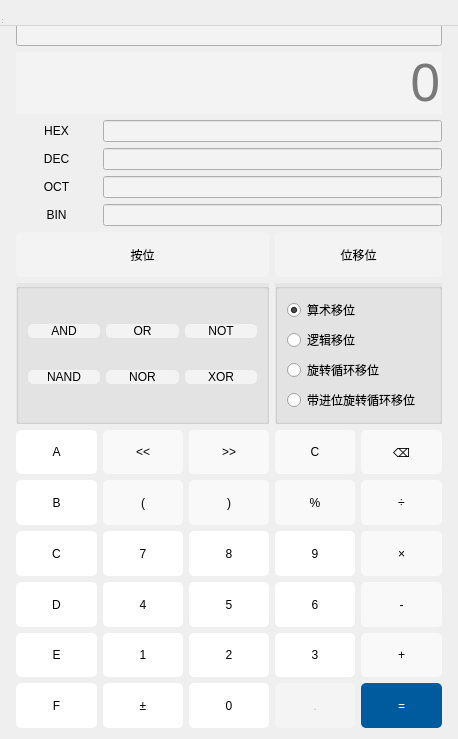
<?xml version="1.0" encoding="UTF-8"?>
<ui version="4.0">
 <class>ProgrammerCalculator</class>
 <widget class="QWidget" name="ProgrammerCalculator">
  <property name="geometry">
   <rect>
    <x>0</x>
    <y>0</y>
    <width>458</width>
    <height>739</height>
   </rect>
  </property>
  <property name="windowTitle">
   <string>程序员</string>
  </property>
  <property name="styleSheet">
   <string notr="true">QPushButton{
	font: 16pt &quot;Arial&quot;;
	border-radius:5px
}
QPushButton:hover{
	font: 18pt &quot;Arial&quot;;
}
QGroupBox{
	background-color: rgb(230, 230, 230);
}
QLineEdit{
	background-color:rgb(243, 243, 243);

}
#btnHEX{
	border-radius:none
}
#btnDEC{
	border-radius:none
}#btnOCT{
	border-radius:none
}
#btnBIN{
	border-radius:none
}</string>
  </property>
  <layout class="QGridLayout" name="gridLayout_4">
   <item row="0" column="0">
    <layout class="QGridLayout" name="gridLayout">
     <property name="leftMargin">
      <number>5</number>
     </property>
     <property name="topMargin">
      <number>5</number>
     </property>
     <property name="rightMargin">
      <number>5</number>
     </property>
     <property name="bottomMargin">
      <number>0</number>
     </property>
     <item row="0" column="0">
      <layout class="QGridLayout" name="gridLayout_2">
       <property name="sizeConstraint">
        <enum>QLayout::SetDefaultConstraint</enum>
       </property>
       <item row="13" column="4">
        <widget class="QPushButton" name="btnDivide">
         <property name="sizePolicy">
          <sizepolicy hsizetype="Preferred" vsizetype="Preferred">
           <horstretch>0</horstretch>
           <verstretch>0</verstretch>
          </sizepolicy>
         </property>
         <property name="styleSheet">
          <string notr="true">QPushButton:hover{
	background-color: rgb(246, 246, 246);
font: 30pt &quot;Arial&quot;;
}
QPushButton:!hover{
	background-color:rgb(249, 249, 249);
	font: 24pt &quot;Arial&quot;;
}</string>
         </property>
         <property name="text">
          <string>÷</string>
         </property>
         <property name="default">
          <bool>false</bool>
         </property>
         <property name="flat">
          <bool>false</bool>
         </property>
        </widget>
       </item>
       <item row="11" column="0">
        <widget class="QPushButton" name="btnNumA">
         <property name="sizePolicy">
          <sizepolicy hsizetype="Preferred" vsizetype="Preferred">
           <horstretch>0</horstretch>
           <verstretch>0</verstretch>
          </sizepolicy>
         </property>
         <property name="styleSheet">
          <string notr="true">QPushButton:hover{
	background-color: rgb(252, 252, 252);
}
QPushButton:!hover{
	background-color:rgb(255, 255, 255);
}</string>
         </property>
         <property name="text">
          <string>A</string>
         </property>
         <property name="default">
          <bool>false</bool>
         </property>
         <property name="flat">
          <bool>false</bool>
         </property>
        </widget>
       </item>
       <item row="17" column="2">
        <widget class="QPushButton" name="btnNum0">
         <property name="sizePolicy">
          <sizepolicy hsizetype="Preferred" vsizetype="Preferred">
           <horstretch>0</horstretch>
           <verstretch>0</verstretch>
          </sizepolicy>
         </property>
         <property name="styleSheet">
          <string notr="true">QPushButton:hover{
	background-color: rgb(252, 252, 252);
}
QPushButton:!hover{
	background-color:rgb(255, 255, 255);
}</string>
         </property>
         <property name="text">
          <string>0</string>
         </property>
         <property name="default">
          <bool>false</bool>
         </property>
         <property name="flat">
          <bool>false</bool>
         </property>
        </widget>
       </item>
       <item row="13" column="1">
        <widget class="QPushButton" name="btnLeftBracket">
         <property name="sizePolicy">
          <sizepolicy hsizetype="Preferred" vsizetype="Preferred">
           <horstretch>0</horstretch>
           <verstretch>0</verstretch>
          </sizepolicy>
         </property>
         <property name="styleSheet">
          <string notr="true">QPushButton:hover{
	background-color: rgb(246, 246, 246);
}
QPushButton:!hover{
	background-color:rgb(249, 249, 249);
	font: 12pt &quot;Arial&quot;;
}</string>
         </property>
         <property name="text">
          <string>(</string>
         </property>
         <property name="default">
          <bool>false</bool>
         </property>
         <property name="flat">
          <bool>false</bool>
         </property>
        </widget>
       </item>
       <item row="3" column="1" colspan="4">
        <widget class="QLineEdit" name="lineEditHEX">
         <property name="enabled">
          <bool>false</bool>
         </property>
        </widget>
       </item>
       <item row="17" column="4">
        <widget class="QPushButton" name="btnEqual">
         <property name="sizePolicy">
          <sizepolicy hsizetype="Preferred" vsizetype="Preferred">
           <horstretch>0</horstretch>
           <verstretch>0</verstretch>
          </sizepolicy>
         </property>
         <property name="styleSheet">
          <string notr="true">QPushButton:hover{
	background-color: rgb(25, 106, 167);
	font: 30pt &quot;Arial&quot;;
}
QPushButton:!hover{
	background-color:rgb(0, 90, 158);
	color:rgb(255,255,255);
	font: 25pt &quot;Arial&quot;;
}</string>
         </property>
         <property name="text">
          <string>=</string>
         </property>
         <property name="checkable">
          <bool>false</bool>
         </property>
         <property name="autoDefault">
          <bool>false</bool>
         </property>
         <property name="default">
          <bool>false</bool>
         </property>
         <property name="flat">
          <bool>false</bool>
         </property>
        </widget>
       </item>
       <item row="15" column="1">
        <widget class="QPushButton" name="btnNum4">
         <property name="sizePolicy">
          <sizepolicy hsizetype="Preferred" vsizetype="Preferred">
           <horstretch>0</horstretch>
           <verstretch>0</verstretch>
          </sizepolicy>
         </property>
         <property name="styleSheet">
          <string notr="true">QPushButton:hover{
	background-color: rgb(252, 252, 252);
}
QPushButton:!hover{
	background-color:rgb(255, 255, 255);
}</string>
         </property>
         <property name="text">
          <string>4</string>
         </property>
         <property name="default">
          <bool>false</bool>
         </property>
         <property name="flat">
          <bool>false</bool>
         </property>
        </widget>
       </item>
       <item row="15" column="3">
        <widget class="QPushButton" name="btnNum6">
         <property name="sizePolicy">
          <sizepolicy hsizetype="Preferred" vsizetype="Preferred">
           <horstretch>0</horstretch>
           <verstretch>0</verstretch>
          </sizepolicy>
         </property>
         <property name="styleSheet">
          <string notr="true">QPushButton:hover{
	background-color: rgb(252, 252, 252);
}
QPushButton:!hover{
	background-color:rgb(255, 255, 255);
}</string>
         </property>
         <property name="text">
          <string>6</string>
         </property>
         <property name="default">
          <bool>false</bool>
         </property>
         <property name="flat">
          <bool>false</bool>
         </property>
        </widget>
       </item>
       <item row="13" column="0">
        <widget class="QPushButton" name="btnNumB">
         <property name="sizePolicy">
          <sizepolicy hsizetype="Preferred" vsizetype="Preferred">
           <horstretch>0</horstretch>
           <verstretch>0</verstretch>
          </sizepolicy>
         </property>
         <property name="styleSheet">
          <string notr="true">QPushButton:hover{
	background-color: rgb(252, 252, 252);
}
QPushButton:!hover{
	background-color:rgb(255, 255, 255);
}</string>
         </property>
         <property name="text">
          <string>B</string>
         </property>
         <property name="default">
          <bool>false</bool>
         </property>
         <property name="flat">
          <bool>false</bool>
         </property>
        </widget>
       </item>
       <item row="11" column="2">
        <widget class="QPushButton" name="btnRightShift">
         <property name="sizePolicy">
          <sizepolicy hsizetype="Preferred" vsizetype="Preferred">
           <horstretch>0</horstretch>
           <verstretch>0</verstretch>
          </sizepolicy>
         </property>
         <property name="styleSheet">
          <string notr="true">QPushButton:hover{
	background-color: rgb(246, 246, 246);
}
QPushButton:!hover{
	background-color:rgb(249, 249, 249);
	font: 12pt &quot;Arial&quot;;
}</string>
         </property>
         <property name="text">
          <string>&gt;&gt;</string>
         </property>
         <property name="default">
          <bool>false</bool>
         </property>
         <property name="flat">
          <bool>false</bool>
         </property>
        </widget>
       </item>
       <item row="17" column="1">
        <widget class="QPushButton" name="btnSign">
         <property name="sizePolicy">
          <sizepolicy hsizetype="Preferred" vsizetype="Preferred">
           <horstretch>0</horstretch>
           <verstretch>0</verstretch>
          </sizepolicy>
         </property>
         <property name="styleSheet">
          <string notr="true">QPushButton:hover{
	background-color: rgb(252, 252, 252);
}
QPushButton:!hover{
	background-color:rgb(255, 255, 255);
}</string>
         </property>
         <property name="text">
          <string>±</string>
         </property>
         <property name="default">
          <bool>false</bool>
         </property>
         <property name="flat">
          <bool>false</bool>
         </property>
        </widget>
       </item>
       <item row="13" column="2">
        <widget class="QPushButton" name="btnRightBracket">
         <property name="sizePolicy">
          <sizepolicy hsizetype="Preferred" vsizetype="Preferred">
           <horstretch>0</horstretch>
           <verstretch>0</verstretch>
          </sizepolicy>
         </property>
         <property name="styleSheet">
          <string notr="true">QPushButton:hover{
	background-color: rgb(246, 246, 246);
}
QPushButton:!hover{
	background-color:rgb(249, 249, 249);
	font: 12pt &quot;Arial&quot;;
}</string>
         </property>
         <property name="text">
          <string>)</string>
         </property>
         <property name="default">
          <bool>false</bool>
         </property>
         <property name="flat">
          <bool>false</bool>
         </property>
        </widget>
       </item>
       <item row="17" column="0">
        <widget class="QPushButton" name="btnNumF">
         <property name="sizePolicy">
          <sizepolicy hsizetype="Preferred" vsizetype="Preferred">
           <horstretch>0</horstretch>
           <verstretch>0</verstretch>
          </sizepolicy>
         </property>
         <property name="styleSheet">
          <string notr="true">QPushButton:hover{
	background-color: rgb(252, 252, 252);
}
QPushButton:!hover{
	background-color:rgb(255, 255, 255);
}</string>
         </property>
         <property name="text">
          <string>F</string>
         </property>
         <property name="default">
          <bool>false</bool>
         </property>
         <property name="flat">
          <bool>false</bool>
         </property>
        </widget>
       </item>
       <item row="9" column="0" colspan="3">
        <widget class="QGroupBox" name="groupBoxBitwise">
         <property name="title">
          <string/>
         </property>
         <layout class="QGridLayout" name="gridLayout_3">
          <item row="1" column="0">
           <layout class="QHBoxLayout" name="horizontalLayout_2">
            <item>
             <widget class="QPushButton" name="btnNAND">
              <property name="styleSheet">
               <string notr="true">QPushButton:hover{
	background-color: rgb(238, 238, 238);
	font: 15pt &quot;Arial&quot;;
}
QPushButton:!hover{
	background-color:rgb(243, 243, 243);
	font: 15pt &quot;Arial&quot;;
}</string>
              </property>
              <property name="text">
               <string>NAND</string>
              </property>
             </widget>
            </item>
            <item>
             <widget class="QPushButton" name="btnNOR">
              <property name="styleSheet">
               <string notr="true">QPushButton:hover{
	background-color: rgb(238, 238, 238);
	font: 15pt &quot;Arial&quot;;
}
QPushButton:!hover{
	background-color:rgb(243, 243, 243);
	font: 15pt &quot;Arial&quot;;
}</string>
              </property>
              <property name="text">
               <string>NOR</string>
              </property>
             </widget>
            </item>
            <item>
             <widget class="QPushButton" name="btnXOR">
              <property name="styleSheet">
               <string notr="true">QPushButton:hover{
	background-color: rgb(238, 238, 238);
	font: 15pt &quot;Arial&quot;;
}
QPushButton:!hover{
	background-color:rgb(243, 243, 243);
	font: 15pt &quot;Arial&quot;;
}</string>
              </property>
              <property name="text">
               <string>XOR</string>
              </property>
             </widget>
            </item>
           </layout>
          </item>
          <item row="0" column="0">
           <layout class="QHBoxLayout" name="horizontalLayout">
            <item>
             <widget class="QPushButton" name="btnAND">
              <property name="styleSheet">
               <string notr="true">QPushButton:hover{
	background-color: rgb(238, 238, 238);
	font: 15pt &quot;Arial&quot;;
}
QPushButton:!hover{
	background-color:rgb(243, 243, 243);
	font: 15pt &quot;Arial&quot;;
}</string>
              </property>
              <property name="text">
               <string>AND</string>
              </property>
             </widget>
            </item>
            <item>
             <widget class="QPushButton" name="btnOR">
              <property name="styleSheet">
               <string notr="true">QPushButton:hover{
	background-color: rgb(238, 238, 238);
	font: 15pt &quot;Arial&quot;;
}
QPushButton:!hover{
	background-color:rgb(243, 243, 243);
	font: 15pt &quot;Arial&quot;;
}</string>
              </property>
              <property name="text">
               <string>OR</string>
              </property>
             </widget>
            </item>
            <item>
             <widget class="QPushButton" name="btnNOT">
              <property name="styleSheet">
               <string notr="true">QPushButton:hover{
	background-color: rgb(238, 238, 238);
	font: 15pt &quot;Arial&quot;;
}
QPushButton:!hover{
	background-color:rgb(243, 243, 243);
	font: 15pt &quot;Arial&quot;;
}</string>
              </property>
              <property name="text">
               <string>NOT</string>
              </property>
             </widget>
            </item>
           </layout>
          </item>
         </layout>
        </widget>
       </item>
       <item row="5" column="1" colspan="4">
        <widget class="QLineEdit" name="lineEditOCT">
         <property name="enabled">
          <bool>false</bool>
         </property>
        </widget>
       </item>
       <item row="15" column="2">
        <widget class="QPushButton" name="btnNum5">
         <property name="sizePolicy">
          <sizepolicy hsizetype="Preferred" vsizetype="Preferred">
           <horstretch>0</horstretch>
           <verstretch>0</verstretch>
          </sizepolicy>
         </property>
         <property name="styleSheet">
          <string notr="true">QPushButton:hover{
	background-color: rgb(252, 252, 252);
}
QPushButton:!hover{
	background-color:rgb(255, 255, 255);
}</string>
         </property>
         <property name="text">
          <string>5</string>
         </property>
         <property name="default">
          <bool>false</bool>
         </property>
         <property name="flat">
          <bool>false</bool>
         </property>
        </widget>
       </item>
       <item row="11" column="1">
        <widget class="QPushButton" name="btnLeftShift">
         <property name="sizePolicy">
          <sizepolicy hsizetype="Preferred" vsizetype="Preferred">
           <horstretch>0</horstretch>
           <verstretch>0</verstretch>
          </sizepolicy>
         </property>
         <property name="styleSheet">
          <string notr="true">QPushButton:hover{
	background-color: rgb(246, 246, 246);
}
QPushButton:!hover{
	background-color:rgb(249, 249, 249);
	font: 12pt &quot;Arial&quot;;
}</string>
         </property>
         <property name="text">
          <string>&lt;&lt;</string>
         </property>
         <property name="default">
          <bool>false</bool>
         </property>
         <property name="flat">
          <bool>false</bool>
         </property>
        </widget>
       </item>
       <item row="13" column="3">
        <widget class="QPushButton" name="btnMod">
         <property name="sizePolicy">
          <sizepolicy hsizetype="Preferred" vsizetype="Preferred">
           <horstretch>0</horstretch>
           <verstretch>0</verstretch>
          </sizepolicy>
         </property>
         <property name="styleSheet">
          <string notr="true">QPushButton:hover{
	background-color: rgb(246, 246, 246);
}
QPushButton:!hover{
	background-color:rgb(249, 249, 249);
	font: 12pt &quot;Arial&quot;;
}</string>
         </property>
         <property name="text">
          <string>%</string>
         </property>
         <property name="default">
          <bool>false</bool>
         </property>
         <property name="flat">
          <bool>false</bool>
         </property>
        </widget>
       </item>
       <item row="14" column="3">
        <widget class="QPushButton" name="btnNum9">
         <property name="sizePolicy">
          <sizepolicy hsizetype="Preferred" vsizetype="Preferred">
           <horstretch>0</horstretch>
           <verstretch>0</verstretch>
          </sizepolicy>
         </property>
         <property name="styleSheet">
          <string notr="true">QPushButton:hover{
	background-color: rgb(252, 252, 252);
}
QPushButton:!hover{
	background-color:rgb(255, 255, 255);
}</string>
         </property>
         <property name="text">
          <string>9</string>
         </property>
         <property name="default">
          <bool>false</bool>
         </property>
         <property name="flat">
          <bool>false</bool>
         </property>
        </widget>
       </item>
       <item row="4" column="1" colspan="4">
        <widget class="QLineEdit" name="lineEditDEC">
         <property name="enabled">
          <bool>false</bool>
         </property>
        </widget>
       </item>
       <item row="16" column="2">
        <widget class="QPushButton" name="btnNum2">
         <property name="sizePolicy">
          <sizepolicy hsizetype="Preferred" vsizetype="Preferred">
           <horstretch>0</horstretch>
           <verstretch>0</verstretch>
          </sizepolicy>
         </property>
         <property name="styleSheet">
          <string notr="true">QPushButton:hover{
	background-color: rgb(252, 252, 252);
}
QPushButton:!hover{
	background-color:rgb(255, 255, 255);
}</string>
         </property>
         <property name="text">
          <string>2</string>
         </property>
         <property name="default">
          <bool>false</bool>
         </property>
         <property name="flat">
          <bool>false</bool>
         </property>
        </widget>
       </item>
       <item row="14" column="0">
        <widget class="QPushButton" name="btnNumC">
         <property name="sizePolicy">
          <sizepolicy hsizetype="Preferred" vsizetype="Preferred">
           <horstretch>0</horstretch>
           <verstretch>0</verstretch>
          </sizepolicy>
         </property>
         <property name="styleSheet">
          <string notr="true">QPushButton:hover{
	background-color: rgb(252, 252, 252);
}
QPushButton:!hover{
	background-color:rgb(255, 255, 255);
}</string>
         </property>
         <property name="text">
          <string>C</string>
         </property>
         <property name="default">
          <bool>false</bool>
         </property>
         <property name="flat">
          <bool>false</bool>
         </property>
        </widget>
       </item>
       <item row="16" column="3">
        <widget class="QPushButton" name="btnNum3">
         <property name="sizePolicy">
          <sizepolicy hsizetype="Preferred" vsizetype="Preferred">
           <horstretch>0</horstretch>
           <verstretch>0</verstretch>
          </sizepolicy>
         </property>
         <property name="styleSheet">
          <string notr="true">QPushButton:hover{
	background-color: rgb(252, 252, 252);
}
QPushButton:!hover{
	background-color:rgb(255, 255, 255);
}</string>
         </property>
         <property name="text">
          <string>3</string>
         </property>
         <property name="default">
          <bool>false</bool>
         </property>
         <property name="flat">
          <bool>false</bool>
         </property>
        </widget>
       </item>
       <item row="16" column="0">
        <widget class="QPushButton" name="btnNumE">
         <property name="sizePolicy">
          <sizepolicy hsizetype="Preferred" vsizetype="Preferred">
           <horstretch>0</horstretch>
           <verstretch>0</verstretch>
          </sizepolicy>
         </property>
         <property name="styleSheet">
          <string notr="true">QPushButton:hover{
	background-color: rgb(252, 252, 252);
}
QPushButton:!hover{
	background-color:rgb(255, 255, 255);
}</string>
         </property>
         <property name="text">
          <string>E</string>
         </property>
         <property name="default">
          <bool>false</bool>
         </property>
         <property name="flat">
          <bool>false</bool>
         </property>
        </widget>
       </item>
       <item row="3" column="0">
        <widget class="QPushButton" name="btnHEX">
         <property name="styleSheet">
          <string notr="true">font: 9pt &quot;Arial&quot;;</string>
         </property>
         <property name="text">
          <string>HEX</string>
         </property>
        </widget>
       </item>
       <item row="16" column="4">
        <widget class="QPushButton" name="btnPlus">
         <property name="sizePolicy">
          <sizepolicy hsizetype="Preferred" vsizetype="Preferred">
           <horstretch>0</horstretch>
           <verstretch>0</verstretch>
          </sizepolicy>
         </property>
         <property name="styleSheet">
          <string notr="true">QPushButton:hover{
	background-color: rgb(246, 246, 246);
font: 30pt &quot;Arial&quot;;
}
QPushButton:!hover{
	background-color:rgb(249, 249, 249);
	font: 24pt &quot;Arial&quot;;
}</string>
         </property>
         <property name="text">
          <string>+</string>
         </property>
         <property name="default">
          <bool>false</bool>
         </property>
         <property name="flat">
          <bool>false</bool>
         </property>
        </widget>
       </item>
       <item row="11" column="3">
        <widget class="QPushButton" name="btnClearAll">
         <property name="sizePolicy">
          <sizepolicy hsizetype="Preferred" vsizetype="Preferred">
           <horstretch>0</horstretch>
           <verstretch>0</verstretch>
          </sizepolicy>
         </property>
         <property name="styleSheet">
          <string notr="true">QPushButton:hover{
	background-color: rgb(246, 246, 246);
}
QPushButton:!hover{
	background-color:rgb(249, 249, 249);
	font: 12pt &quot;Arial&quot;;
}</string>
         </property>
         <property name="text">
          <string>C</string>
         </property>
         <property name="default">
          <bool>false</bool>
         </property>
         <property name="flat">
          <bool>false</bool>
         </property>
        </widget>
       </item>
       <item row="1" column="0" colspan="5">
        <widget class="QLineEdit" name="display">
         <property name="enabled">
          <bool>false</bool>
         </property>
         <property name="sizePolicy">
          <sizepolicy hsizetype="Preferred" vsizetype="Preferred">
           <horstretch>0</horstretch>
           <verstretch>0</verstretch>
          </sizepolicy>
         </property>
         <property name="minimumSize">
          <size>
           <width>0</width>
           <height>50</height>
          </size>
         </property>
         <property name="font">
          <font>
           <family>Arial</family>
           <pointsize>40</pointsize>
           <weight>50</weight>
           <italic>false</italic>
           <bold>false</bold>
          </font>
         </property>
         <property name="styleSheet">
          <string notr="true">
QLineEdit{
	background-color:rgb(243, 243, 243);
	font-size:40pt 

}
</string>
         </property>
         <property name="frame">
          <bool>false</bool>
         </property>
         <property name="alignment">
          <set>Qt::AlignRight|Qt::AlignTrailing|Qt::AlignVCenter</set>
         </property>
         <property name="placeholderText">
          <string>0</string>
         </property>
        </widget>
       </item>
       <item row="14" column="2">
        <widget class="QPushButton" name="btnNum8">
         <property name="sizePolicy">
          <sizepolicy hsizetype="Preferred" vsizetype="Preferred">
           <horstretch>0</horstretch>
           <verstretch>0</verstretch>
          </sizepolicy>
         </property>
         <property name="styleSheet">
          <string notr="true">QPushButton:hover{
	background-color: rgb(252, 252, 252);
}
QPushButton:!hover{
	background-color:rgb(255, 255, 255);
}</string>
         </property>
         <property name="text">
          <string>8</string>
         </property>
         <property name="default">
          <bool>false</bool>
         </property>
         <property name="flat">
          <bool>false</bool>
         </property>
        </widget>
       </item>
       <item row="0" column="0" colspan="5">
        <widget class="QLineEdit" name="addDisplay">
         <property name="enabled">
          <bool>false</bool>
         </property>
         <property name="minimumSize">
          <size>
           <width>0</width>
           <height>30</height>
          </size>
         </property>
         <property name="alignment">
          <set>Qt::AlignRight|Qt::AlignTrailing|Qt::AlignVCenter</set>
         </property>
        </widget>
       </item>
       <item row="15" column="4">
        <widget class="QPushButton" name="btnSub">
         <property name="sizePolicy">
          <sizepolicy hsizetype="Preferred" vsizetype="Preferred">
           <horstretch>0</horstretch>
           <verstretch>0</verstretch>
          </sizepolicy>
         </property>
         <property name="styleSheet">
          <string notr="true">QPushButton:hover{
	background-color: rgb(246, 246, 246);
font: 30pt &quot;Arial&quot;;
}
QPushButton:!hover{
	background-color:rgb(249, 249, 249);
	font: 24pt &quot;Arial&quot;;
}</string>
         </property>
         <property name="text">
          <string>-</string>
         </property>
         <property name="default">
          <bool>false</bool>
         </property>
         <property name="flat">
          <bool>false</bool>
         </property>
        </widget>
       </item>
       <item row="16" column="1">
        <widget class="QPushButton" name="btnNum1">
         <property name="sizePolicy">
          <sizepolicy hsizetype="Preferred" vsizetype="Preferred">
           <horstretch>0</horstretch>
           <verstretch>0</verstretch>
          </sizepolicy>
         </property>
         <property name="styleSheet">
          <string notr="true">QPushButton:hover{
	background-color: rgb(252, 252, 252);
}
QPushButton:!hover{
	background-color:rgb(255, 255, 255);
}</string>
         </property>
         <property name="text">
          <string>1</string>
         </property>
         <property name="default">
          <bool>false</bool>
         </property>
         <property name="flat">
          <bool>false</bool>
         </property>
        </widget>
       </item>
       <item row="9" column="3" colspan="2">
        <widget class="QGroupBox" name="groupBoxShift">
         <property name="title">
          <string/>
         </property>
         <layout class="QGridLayout" name="gridLayout_5">
          <item row="2" column="0">
           <widget class="QRadioButton" name="radioRotational">
            <property name="text">
             <string>旋转循环移位</string>
            </property>
           </widget>
          </item>
          <item row="1" column="0">
           <widget class="QRadioButton" name="radioLogical">
            <property name="text">
             <string>逻辑移位</string>
            </property>
           </widget>
          </item>
          <item row="3" column="0">
           <widget class="QRadioButton" name="radioCarry">
            <property name="text">
             <string>带进位旋转循环移位</string>
            </property>
           </widget>
          </item>
          <item row="0" column="0">
           <widget class="QRadioButton" name="radioArithmetic">
            <property name="text">
             <string>算术移位</string>
            </property>
            <property name="checked">
             <bool>true</bool>
            </property>
           </widget>
          </item>
         </layout>
        </widget>
       </item>
       <item row="6" column="0">
        <widget class="QPushButton" name="btnBIN">
         <property name="styleSheet">
          <string notr="true">font: 9pt &quot;Arial&quot;;</string>
         </property>
         <property name="text">
          <string>BIN</string>
         </property>
        </widget>
       </item>
       <item row="14" column="4">
        <widget class="QPushButton" name="btnMul">
         <property name="sizePolicy">
          <sizepolicy hsizetype="Preferred" vsizetype="Preferred">
           <horstretch>0</horstretch>
           <verstretch>0</verstretch>
          </sizepolicy>
         </property>
         <property name="styleSheet">
          <string notr="true">QPushButton:hover{
	background-color: rgb(246, 246, 246);
font: 30pt &quot;Arial&quot;;
}
QPushButton:!hover{
	background-color:rgb(249, 249, 249);
	font: 24pt &quot;Arial&quot;;
}</string>
         </property>
         <property name="text">
          <string>×</string>
         </property>
         <property name="default">
          <bool>false</bool>
         </property>
         <property name="flat">
          <bool>false</bool>
         </property>
        </widget>
       </item>
       <item row="8" column="3" colspan="2">
        <widget class="QPushButton" name="btnBitShift">
         <property name="sizePolicy">
          <sizepolicy hsizetype="Preferred" vsizetype="Preferred">
           <horstretch>0</horstretch>
           <verstretch>0</verstretch>
          </sizepolicy>
         </property>
         <property name="styleSheet">
          <string notr="true">QPushButton:hover{
	background-color: rgb(234, 234, 234);
	font: 12pt &quot;Arial&quot;;
}
QPushButton:!hover{
	background-color:rgb(243, 243, 243);
font: 12pt &quot;Arial&quot;;
}</string>
         </property>
         <property name="text">
          <string>位移位</string>
         </property>
         <property name="icon">
          <iconset resource="calculator.qrc">
           <normaloff>:/image/shift.png</normaloff>:/image/shift.png</iconset>
         </property>
         <property name="default">
          <bool>false</bool>
         </property>
         <property name="flat">
          <bool>false</bool>
         </property>
        </widget>
       </item>
       <item row="14" column="1">
        <widget class="QPushButton" name="btnNum7">
         <property name="sizePolicy">
          <sizepolicy hsizetype="Preferred" vsizetype="Preferred">
           <horstretch>0</horstretch>
           <verstretch>0</verstretch>
          </sizepolicy>
         </property>
         <property name="styleSheet">
          <string notr="true">QPushButton:hover{
	background-color: rgb(252, 252, 252);
}
QPushButton:!hover{
	background-color:rgb(255, 255, 255);
}</string>
         </property>
         <property name="text">
          <string>7</string>
         </property>
         <property name="default">
          <bool>false</bool>
         </property>
         <property name="flat">
          <bool>false</bool>
         </property>
        </widget>
       </item>
       <item row="17" column="3">
        <widget class="QPushButton" name="btnPeriod">
         <property name="enabled">
          <bool>false</bool>
         </property>
         <property name="sizePolicy">
          <sizepolicy hsizetype="Preferred" vsizetype="Preferred">
           <horstretch>0</horstretch>
           <verstretch>0</verstretch>
          </sizepolicy>
         </property>
         <property name="styleSheet">
          <string notr="true">QPushButton { background-color: rgb(244, 244, 244); }</string>
         </property>
         <property name="text">
          <string>.</string>
         </property>
         <property name="default">
          <bool>false</bool>
         </property>
         <property name="flat">
          <bool>false</bool>
         </property>
        </widget>
       </item>
       <item row="4" column="0">
        <widget class="QPushButton" name="btnDEC">
         <property name="styleSheet">
          <string notr="true">font: 9pt &quot;Arial&quot;;</string>
         </property>
         <property name="text">
          <string>DEC</string>
         </property>
        </widget>
       </item>
       <item row="8" column="0" colspan="3">
        <widget class="QPushButton" name="btnBitwise">
         <property name="sizePolicy">
          <sizepolicy hsizetype="Preferred" vsizetype="Preferred">
           <horstretch>0</horstretch>
           <verstretch>0</verstretch>
          </sizepolicy>
         </property>
         <property name="styleSheet">
          <string notr="true">QPushButton:hover{
	background-color: rgb(234, 234, 234);
font: 12pt &quot;Arial&quot;;
}
QPushButton:!hover{
	background-color:rgb(243, 243, 243);
	font: 12pt &quot;Arial&quot;;
}</string>
         </property>
         <property name="text">
          <string>按位</string>
         </property>
         <property name="icon">
          <iconset resource="calculator.qrc">
           <normaloff>:/image/nand-gate.png</normaloff>:/image/nand-gate.png</iconset>
         </property>
         <property name="default">
          <bool>false</bool>
         </property>
         <property name="flat">
          <bool>false</bool>
         </property>
        </widget>
       </item>
       <item row="15" column="0">
        <widget class="QPushButton" name="btnNumD">
         <property name="sizePolicy">
          <sizepolicy hsizetype="Preferred" vsizetype="Preferred">
           <horstretch>0</horstretch>
           <verstretch>0</verstretch>
          </sizepolicy>
         </property>
         <property name="styleSheet">
          <string notr="true">QPushButton:hover{
	background-color: rgb(252, 252, 252);
}
QPushButton:!hover{
	background-color:rgb(255, 255, 255);
}</string>
         </property>
         <property name="text">
          <string>D</string>
         </property>
         <property name="default">
          <bool>false</bool>
         </property>
         <property name="flat">
          <bool>false</bool>
         </property>
        </widget>
       </item>
       <item row="5" column="0">
        <widget class="QPushButton" name="btnOCT">
         <property name="styleSheet">
          <string notr="true">font: 9pt &quot;Arial&quot;;</string>
         </property>
         <property name="text">
          <string>OCT</string>
         </property>
        </widget>
       </item>
       <item row="11" column="4">
        <widget class="QPushButton" name="btnDel">
         <property name="sizePolicy">
          <sizepolicy hsizetype="Preferred" vsizetype="Preferred">
           <horstretch>0</horstretch>
           <verstretch>0</verstretch>
          </sizepolicy>
         </property>
         <property name="styleSheet">
          <string notr="true">QPushButton:hover{
	background-color: rgb(246, 246, 246);
}
QPushButton:!hover{
	background-color:rgb(249, 249, 249);
	font: 12pt &quot;Arial&quot;;
}</string>
         </property>
         <property name="text">
          <string>⌫</string>
         </property>
         <property name="default">
          <bool>false</bool>
         </property>
         <property name="flat">
          <bool>false</bool>
         </property>
        </widget>
       </item>
       <item row="6" column="1" colspan="4">
        <widget class="QLineEdit" name="lineEditBIN">
         <property name="enabled">
          <bool>false</bool>
         </property>
        </widget>
       </item>
      </layout>
     </item>
    </layout>
   </item>
  </layout>
  <widget class="QMenuBar" name="menubar">
   <property name="geometry">
    <rect>
     <x>0</x>
     <y>0</y>
     <width>458</width>
     <height>26</height>
    </rect>
   </property>
  </widget>
  <widget class="QStatusBar" name="statusbar">
   <property name="geometry">
    <rect>
     <x>0</x>
     <y>0</y>
     <width>3</width>
     <height>25</height>
    </rect>
   </property>
  </widget>
 </widget>
 <resources>
  <include location="calculator.qrc"/>
 </resources>
 <connections/>
</ui>
